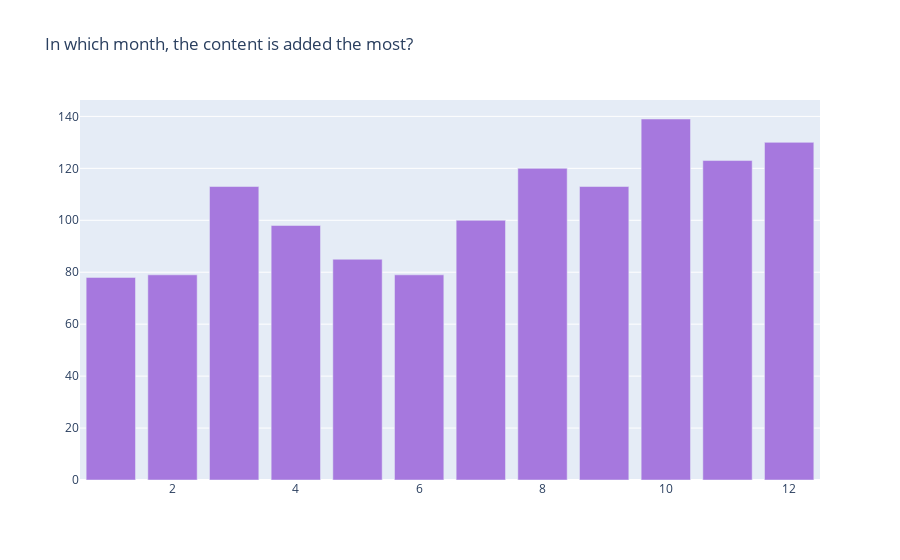

Here is the notebook cell this chart was saved with:
### Code cell
trace1 = go.Bar(x=vc1[col], y=vc1["count"], name="TV Shows", marker=dict(color="#a678de"))
data = [trace1]
c1 = "month_added"
c2 = "rating"
layout = go.Layout(title="In which month, the content is added the most?", legend=dict(x=0.1, y=1.1, orientation="h"))
fig = go.Figure(data, layout=layout)
fig.show()

### Figure 1 — Plotly figure (JSON) as saved in the notebook; plotly's stock layout.template omitted (floating-point values rounded to 4 significant figures)
{"data": [{"marker": {"color": "#a678de"}, "name": "TV Shows", "type": "bar", "x": [1, 2, 3, 4, 5, 6, 7, 8, 9, 10, 11, 12], "y": [78, 79, 113, 98, 85, 79, 100, 120, 113, 139, 123, 130]}], "layout": {"legend": {"orientation": "h", "x": 0.1, "y": 1.1}, "title": {"text": "In which month, the content is added the most?"}}}
